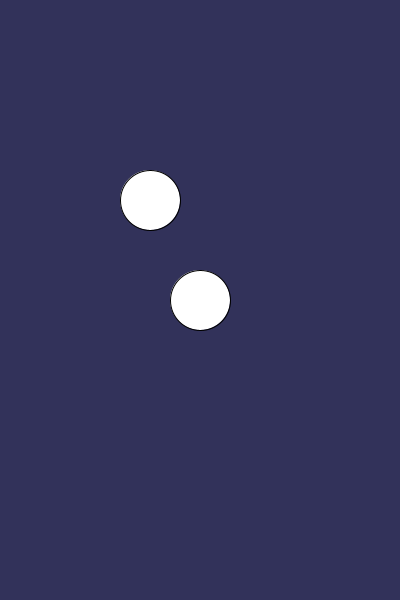
Frame 1 (no input)
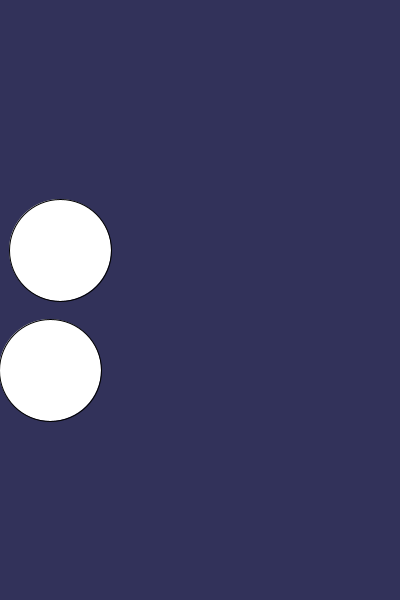
Frame 60 (the mouse pressed at the canvas centre just before this capture)
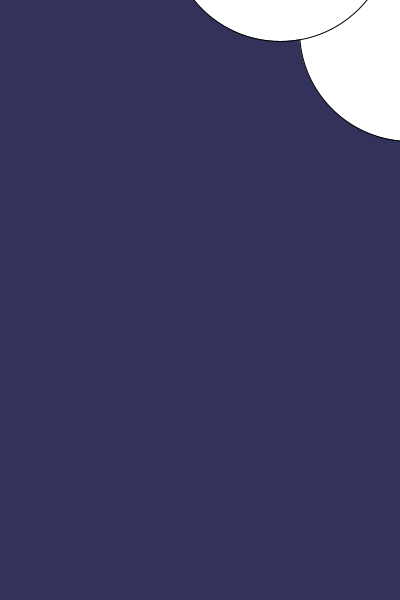
Frame 120 (the mouse held since frame 60 and released just before this capture)

The Processing sketch that drew these frames (run headless with seeded random() and noise(); from frame 60 on, the mouse is pressed at the canvas centre):

// Processing sketch: processing_71919
// ── processing_71919.pde

// Ball Bounce
// Devon Moscoso
// Ben Norsky - Creative Computing


int circle_x = 200;
int circle_y = 300;
int circle_x1 = 150;
int circle_y1 = 200;
int circle_radius = 30;
int circle_xspeed = 10; 
int circle_yspeed = 10;
int circle_x1speed = 10; 
int circle_y1speed = 10;
int circle_size = 5 + 1;

void setup () {
  size (400, 600);
  background (30);
};

void draw () {
  //  noStroke (); 
  background (50, 50, 90); 
  ellipse (circle_x, circle_y, circle_radius*2, circle_radius*2);
  circle_x = circle_x + circle_xspeed;  
  ellipse (circle_x1, circle_y1, circle_radius*2, circle_radius*2);
  circle_x1 = circle_x1 + circle_x1speed;
  circle_radius = circle_size + 1;
//  circle_size = circle_size + 1; 
  circle_size = circle_size - 1;
  

  // bouncing circle off sides
  // if circle is next to side move other way
  // circle_x >= width

  ///// /////   ///// /////  ///// /////  ///// /////  ///// /////  MOVE ON X 

  if ((circle_x + circle_radius >= width) || (circle_x - circle_radius < 0)) {
    // make circle speed negative
    // || = OR
    circle_xspeed = circle_xspeed * -1;
  };

  if ((circle_x1 >= width) || (circle_x1 < 0)) {
    circle_x1speed = circle_x1speed * -1;
  };

  ///// /////   ///// /////  ///// /////  ///// /////  ///// /////  MOVE ON Y

  circle_y = circle_y + circle_yspeed;
  if (( circle_y + circle_radius > height ) || (circle_y - circle_radius < 0)) {
    circle_yspeed = circle_yspeed * -1;
  }

  circle_y1 = circle_y1 + circle_yspeed;
  if (( circle_y1 + circle_radius > height ) || (circle_y1 - circle_radius < 0)) {
    circle_y1speed = circle_y1speed * -1;
  }
  
  };
